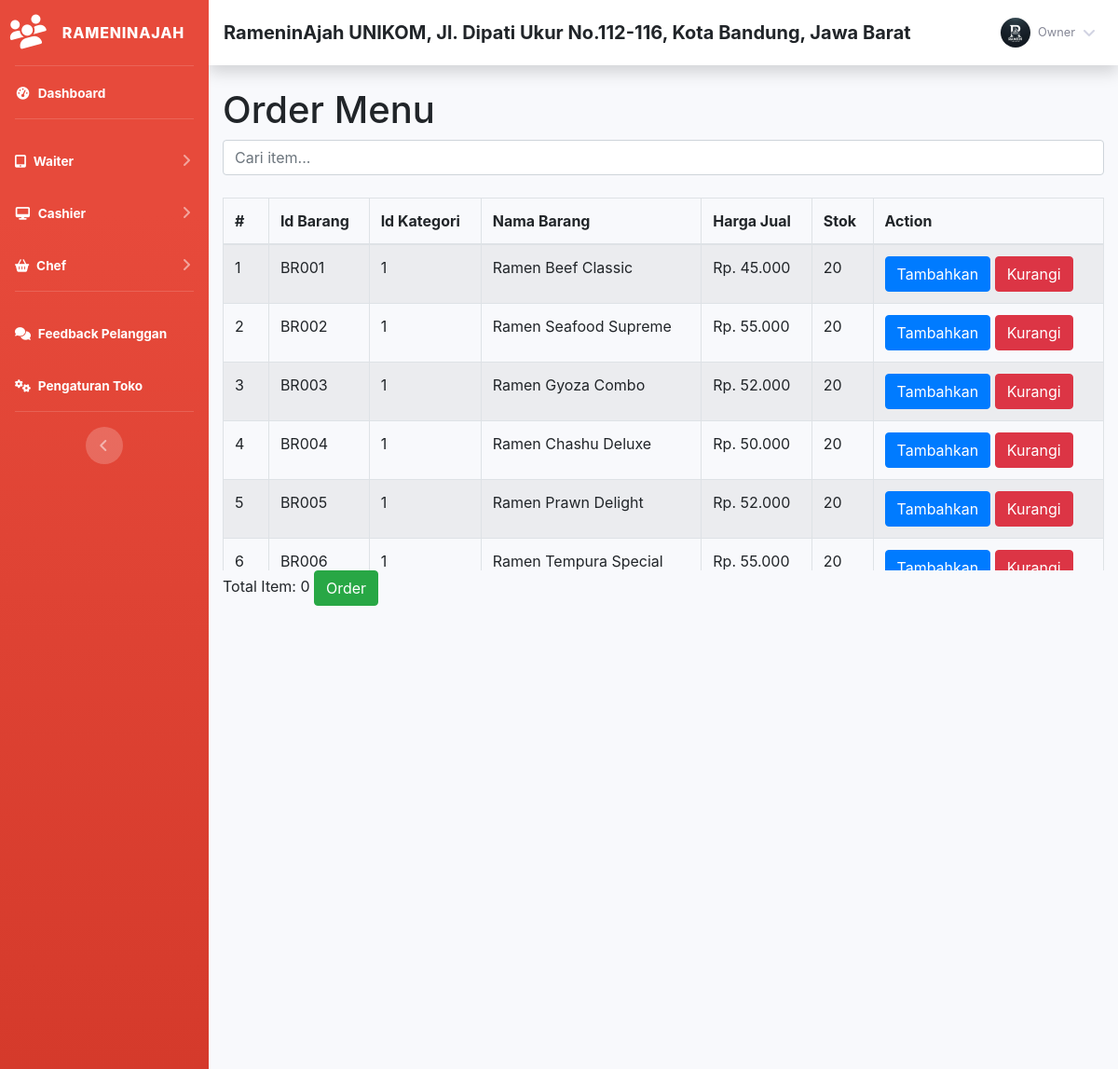
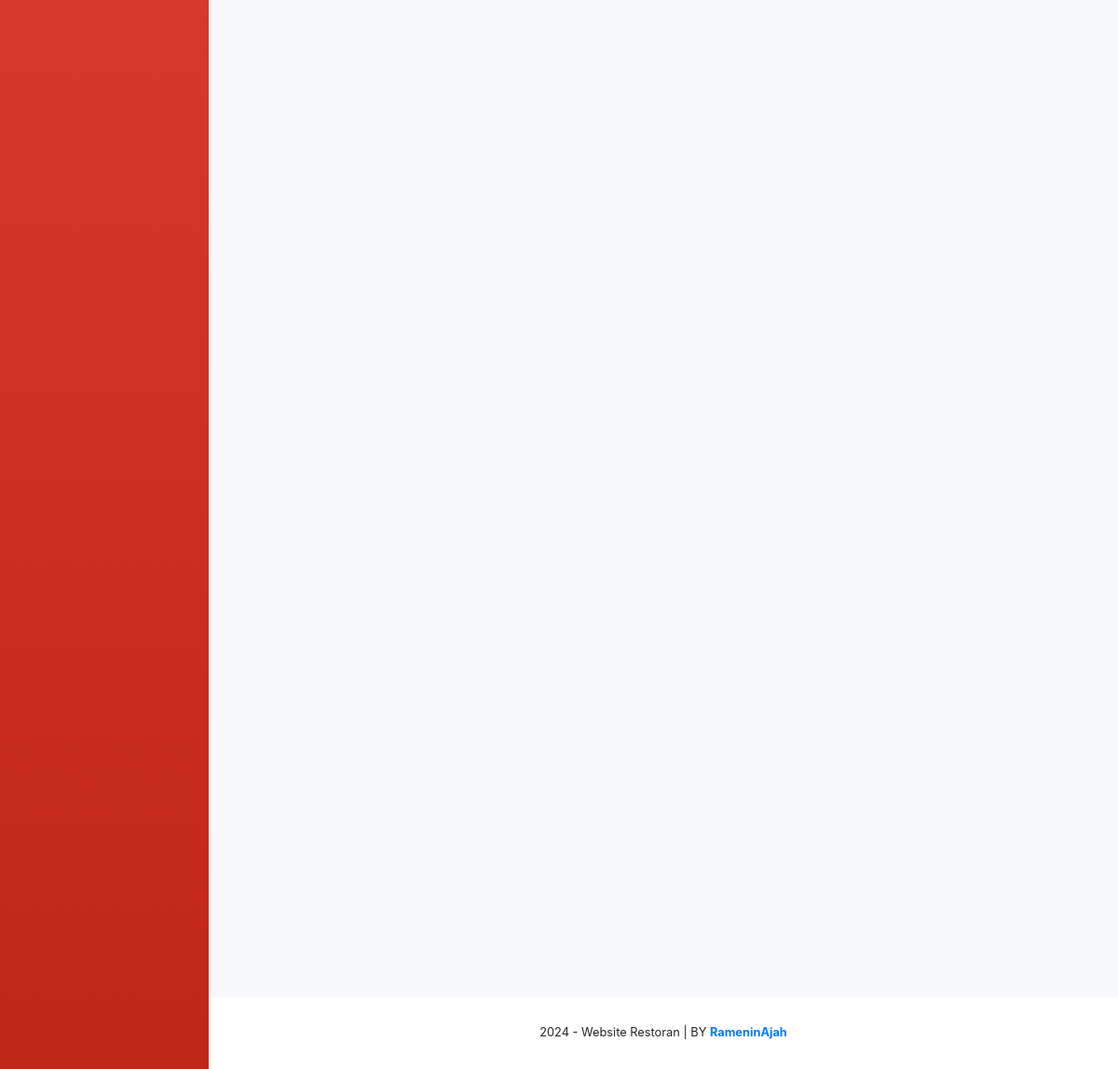
Screenshot of /Assets/php/index.php?page=order (signed in) with the database file from the repository (2 pictures, top to bottom).
### tables this page shows
CREATE TABLE `toko` (
  `id_toko` int(11) NOT NULL AUTO_INCREMENT,
  `nama_toko` varchar(255) NOT NULL,
  `alamat_toko` text NOT NULL,
  `tlp` varchar(255) NOT NULL,
  `nama_pemilik` varchar(255) NOT NULL,
  PRIMARY KEY (`id_toko`)
);

CREATE TABLE `member` (
  `id_member` int(11) NOT NULL AUTO_INCREMENT,
  `nm_member` varchar(255) NOT NULL,
  `alamat_member` text NOT NULL,
  `telepon` varchar(255) NOT NULL,
  `email` varchar(255) NOT NULL,
  `gambar` text NOT NULL,
  `NIK` text NOT NULL,
  PRIMARY KEY (`id_member`)
);

CREATE TABLE `barang` (
  `id` int(11) NOT NULL AUTO_INCREMENT,
  `id_barang` varchar(255) NOT NULL,
  `id_kategori` int(11) NOT NULL,
  `nama_barang` text NOT NULL,
  `merk` varchar(255) NOT NULL,
  `harga_beli` varchar(255) NOT NULL,
  `harga_jual` varchar(255) NOT NULL,
  `satuan_barang` varchar(255) NOT NULL,
  `stok` text NOT NULL,
  `tgl_input` varchar(255) NOT NULL,
  `tgl_update` varchar(255) DEFAULT NULL,
  PRIMARY KEY (`id`)
);

### Assets/php/admin/module/order/index.php (the view, shortened to what this page needs)
<?php
$servername = "localhost";
$username = "root";
$password = "";
$dbname = "db_toko";
$conn = new mysqli($servername, $username, $password, $dbname);
$sql = "SELECT id, id_barang, id_kategori, nama_barang, harga_jual, stok FROM barang";
$result = $conn->query($sql);
?>
<!DOCTYPE html>
<html lang="en">
<head>
    <link rel="stylesheet" href="https://maxcdn.bootstrapcdn.com/bootstrap/4.5.2/css/bootstrap.min.css">
</head>
<body>
    <h1>Order Menu</h1>
    <input type="text" id="searchInput" class="form-control" placeholder="Cari item..." onkeyup="searchItem()"><br>
    <form id="orderForm">
        <div class="table-container">
            <table class="table table-bordered table-striped">
                <thead>
                    <tr>
                        <th>#</th>
                        <th>Id Barang</th>
                        <th>Id Kategori</th>
                        <th>Nama Barang</th>
                        <th>Harga Jual</th>
                        <th>Stok</th>
                        <th>Action</th>
                    </tr>
                </thead>
                <tbody id="itemTable">
                    <?php
                    if ($result->num_rows > 0) {
                        while ($row = $result->fetch_assoc()) {
                            echo "<tr>";
                            echo "<td>" . $row["id"] . "</td>";
                            echo "<td>" . $row["id_barang"] . "</td>";
                            echo "<td>" . $row["id_kategori"] . "</td>";
                            echo "<td>" . $row["nama_barang"] . "</td>";
                            echo "<td>Rp. " . number_format($row["harga_jual"], 0, ',', '.') . "</td>";
                            echo "<td>" . $row["stok"] . "</td>";
                            echo "<td>
                                    <button type='button' data-id='" . $row["id"] . "' data-nama='" . $row["nama_barang"] . "' data-harga='" . $row["harga_jual"] . "' data-stok='" . $row["stok"] . "' class='add-btn btn btn-primary btn-with-counter'>Tambahkan <span class='badge-counter' style='display:none'>0</span></button>
                                    <button type='button' data-id='" . $row["id"] . "' class='remove-btn btn btn-danger'>Kurangi</button>
                                  </td>";
                            echo "</tr>";
                        }
                    } else {
                        echo "<tr><td colspan='7'>No items available</td></tr>";
                    }
                    ?>
                </tbody>
            </table>
        </div>
        <div>
            <span>Total Item: <span id="totalItem">0</span></span>
            <button type="button" class="order-btn btn btn-success" id="orderButton">Order</button>
        </div>
    </form>
</body>
</html>

### Assets/php/admin/template/sidebar.php (shortened to what this page needs)
<?php
    $id = $_SESSION['admin']['id_member'];
    $role_id = $_SESSION['admin']['role_id'];
    $hasil_profil = $lihat->member_edit($id);
?>
<ul class="navbar-nav bg-gradient-danger sidebar sidebar-dark accordion" id="accordionSidebar">
    <a class="sidebar-brand d-flex align-items-center justify-content-center" href="index.php">
        <div class="sidebar-brand-icon rotate-n-15">
            <i class="fa fa-users"></i>
        </div>
        <div class="sidebar-brand-text mx-3">RameninAjah<sup></sup></div>
    </a>
    <hr class="sidebar-divider my-0">
    <?php if ($role_id == 1) {  ?>
    <li class="nav-item active">
        <a class="nav-link" href="index.php">
            <i class="fas fa-fw fa-tachometer-alt"></i>
            <span>Dashboard</span></a>
    </li>
    <?php } ?>
    <hr class="sidebar-divider">
    <?php if ($role_id == 1 || $role_id == 2) {  ?>
    <li class="nav-item active">
        <a class="nav-link collapsed" href="#" data-toggle="collapse" data-target="#collapseTwo" aria-expanded="true"
            aria-controls="collapseTwo">
            <i class="fa fa-tablet"></i>
            <span>Waiter</span>
        </a>
    </li>
    <?php } ?>
    <?php if ($role_id == 1 || $role_id == 3) {  ?>
    <li class="nav-item active">
        <a class="nav-link collapsed" href="#" data-toggle="collapse" data-target="#collapse3" aria-expanded="true"
            aria-controls="collapse3">
            <i class="fas fa-fw fa-desktop"></i>
            <span>Cashier</span>
        </a>
    </li>
    <?php } ?>
    <?php if ($role_id == 1 || $role_id == 4) {  ?>
    <li class="nav-item active">
        <a class="nav-link collapsed" href="#" data-toggle="collapse" data-target="#collapse4" aria-expanded="true"
            aria-controls="collapse4">
            <i class="fa fa-shopping-basket"></i>
            <span>Chef</span>
        </a>
    </li>
    <?php } ?>
    <?php if (in_array($role_id, [1, 2, 3, 4])) {  ?>
    <hr class="sidebar-divider">
    <li class="nav-item active">
        <a class="nav-link" href="index.php?page=feedback">
            <i class="fa fa-comments"></i>
            <span>Feedback Pelanggan</span></a>
    </li>
    <?php } ?>
    <?php if ($role_id == 1) {  ?>
    <li class="nav-item active">
        <a class="nav-link" href="index.php?page=pengaturan">
            <i class="fas fa-fw fa-cogs"></i>
            <span>Pengaturan Toko</span></a>
    </li>
    <?php } ?>
    <hr class="sidebar-divider d-none d-md-block">
    <div class="text-center d-none d-md-inline">
        <button class="rounded-circle border-0" id="sidebarToggle"></button>
    </div>
</ul>
<div id="content-wrapper" class="d-flex flex-column">
    <div id="content">
        <nav class="navbar navbar-expand navbar-light bg-white topbar mb-4 static-top shadow">
            <h5 class="d-lg-block d-none mt-2"><b><?php echo $toko['nama_toko'];?>, <?php echo $toko['alamat_toko'];?></b></h5>
            <ul class="navbar-nav ml-auto">
                <li class="nav-item dropdown no-arrow">
                    <a class="nav-link dropdown-toggle" href="#" id="userDropdown" role="button" data-toggle="dropdown"
                        aria-haspopup="true" aria-expanded="false">
                        <img class="img-profile rounded-circle"
                            src="assets/img/user/<?php echo $hasil_profil['gambar'];?>">
                        <span
                            class="mr-2 d-none d-lg-inline text-gray-600 small ml-2"><?php echo $hasil_profil['nm_member'];?></span>
                        <i class="fas fa-angle-down"></i>
                    </a>
                </li>
            </ul>
        </nav>
        <div class="container-fluid">

### Assets/php/admin/module/order/index.php (style rules this page uses)
.table-container { max-height: 400px; overflow-y: auto; }
.btn-with-counter { position: relative; }

### rows the page displays
toko: nama_toko "RameninAjah UNIKOM", alamat_toko "Jl. Dipati Ukur No.112-116, Kota Bandung, Jawa Barat"
barang: id "1", id_barang "BR001", id_kategori "1", nama_barang "Ramen Beef Classic", harga_jual "45.000", stok "20"
barang: id "2", id_barang "BR002", id_kategori "1", nama_barang "Ramen Seafood Supreme", harga_jual "55.000", stok "20"
barang: id "3", id_barang "BR003", id_kategori "1", nama_barang "Ramen Gyoza Combo", harga_jual "52.000", stok "20"
barang: id "4", id_barang "BR004", id_kategori "1", nama_barang "Ramen Chashu Deluxe", harga_jual "50.000", stok "20"
barang: id "5", id_barang "BR005", id_kategori "1", nama_barang "Ramen Prawn Delight", harga_jual "52.000", stok "20"
barang: id "6", id_barang "BR006", id_kategori "1", nama_barang "Ramen Tempura Special", harga_jual "55.000", stok "20"

### other values shown
$hasil_profil['nm_member'] "Owner"
